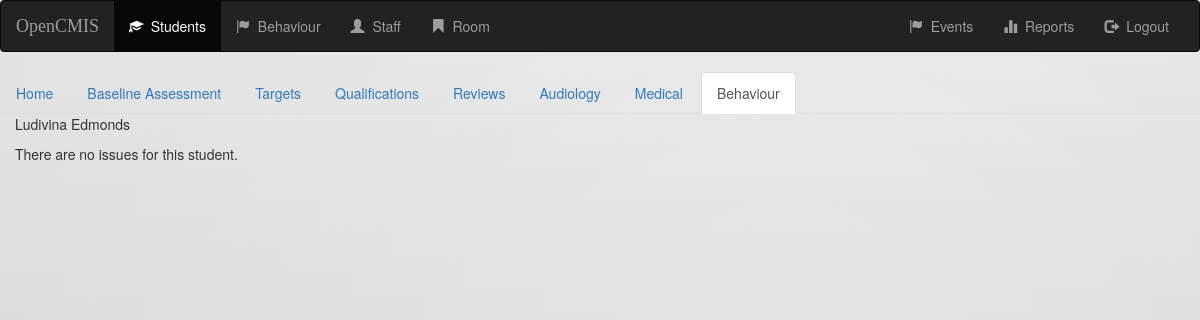
/opencmis/student/1/behaviour/, run on an earlier commit of the app's database.
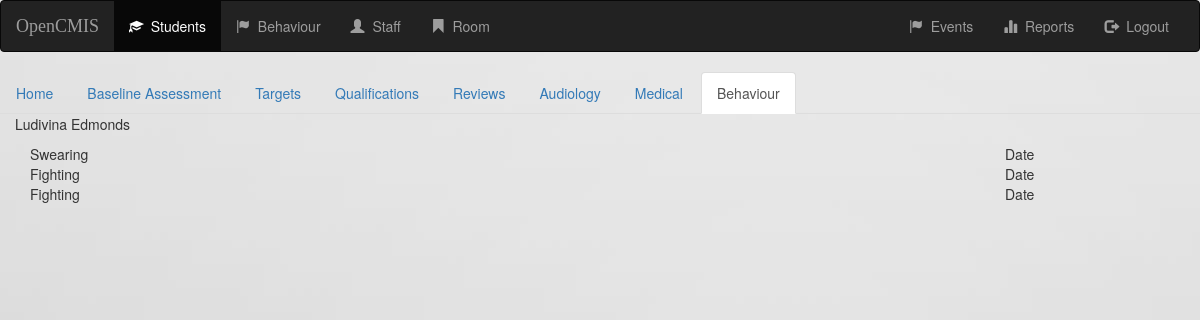
And on a later commit of the database.
### opencmis/models.py (models this page shows, shortened)
class Behaviour(models.Model):
    student = models.ForeignKey('Student', on_delete=models.CASCADE)
    issue = models.TextField(max_length=50, blank=False)
    action = models.TextField(max_length=50)

### opencmis/views.py (the view)
# urls.py: url(r'student/(?P<student_id>[0-9]+)/behaviour/$', views.behaviour_index,
def behaviour_index(request, student_id):
    template = 'opencmis/behaviour_index.html'
    student = get_object_or_404(Student, pk=student_id)
    behaviour_list = Behaviour.objects.filter(student=student_id)
    context = {'student': student, 'behaviour_list': behaviour_list}
    return render(request, template, context)

### opencmis/models.py (called while the page is built)
    def __str__(self):
        return '%s %s' % (self.first_name, self.last_name)

### opencmis/templates/opencmis/behaviour_index.html (shortened to what this page needs)
{% extends 'opencmis/base.html' %}
{% block behaviour-active %}active{% endblock %}
{% block body %}
<p>{{student}}</p>
{% for item in behaviour_list %}
    <div class="container-fluid">
        <div class="row">
            <div class="col-md-10">{{item.issue}}</div><div class="col-md-2">Date</div>
        </div>
    </div>
{% empty %}
    <p>There are no issues for this student.</p>
{% endfor %}
{% endblock %}

What changed in the data, as far as the page shows it:
added Behaviour: issue "Swearing"
added Behaviour: issue "Fighting"
added Behaviour: issue "Fighting"
Also different on the page:
text no longer shown: "There are no issues for this student."
